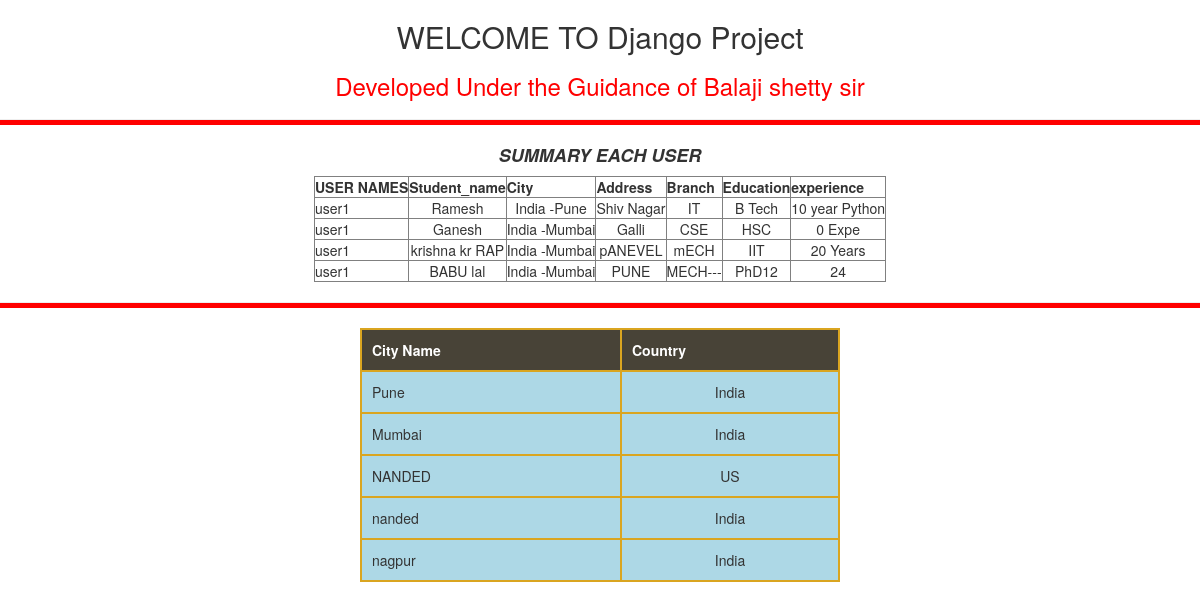
The page /record1/ on the database its author committed.
### student/models.py (models this page shows, shortened)
class Student(models.Model):
    user = models.ForeignKey(User, on_delete=models.CASCADE, null=True,blank=True)
    student_name = models.CharField(max_length=30)
    city = models.ForeignKey(City, on_delete=models.CASCADE)
    address = models.CharField(max_length=50)
    branch = models.CharField(max_length=30)
    education = models.CharField(max_length=30)
    experience = models.CharField(max_length=30)
    class Meta:
        verbose_name = "Students Information"
        verbose_name_plural = "Students Informations"

class City(models.Model):
    user = models.ForeignKey(User, on_delete=models.CASCADE, null=True,blank=True)
    city_name = models.CharField(max_length=300, null=True, blank=True)
    country = models.ForeignKey(Country, on_delete=models.CASCADE)
    def __str__(self):
        return '%s -%s' % (self.country, self.city_name)

class Country(models.Model):
    user = models.ForeignKey(User, on_delete=models.CASCADE, null=True,blank=True)
    country_name = models.CharField(max_length=30)
    def __str__(self):
        return self.country_name

### student/views.py (the view)
# urls.py: re_path(r'^record1/', view_record),
def view_record(request):
    stud_record = Student.objects.all()
    city_record = City.objects.all()
    return render(request,'record.html',{'stud12':stud_record,'city12':city_record})

### templates/record.html (shortened to what this page needs)
<!doctype html>
<html>
    <head>
        <link rel="stylesheet" href="https://maxcdn.bootstrapcdn.com/bootstrap/3.3.7/css/bootstrap.min.css" />
    </head>
    <body>
    	<h2> <center>WELCOME TO Django Project </h2></center>
    	  <h3><center><font color="red">Developed Under the Guidance of Balaji shetty sir </font> </h3></center>
    	  <hr color="green">
    	  <h4> <center> <b><i>SUMMARY EACH USER </i></b></center> </h4>
    	 		<table border=1  color="red" align="center" >
				<tr>
  				<th>USER NAMES</th>
          <th>Student_name</th>
          <th>City</th>
        <th>Address</th>
          <th>Branch</th>
          <th>Education</th>
          <th>experience</th>
 				</tr>
	    		{% for entry in stud12 %}
	    		<tr>
  				<td> {{ entry.user }} </td>
          <td align="center"> {{ entry.student_name }} </td>
          <td align="center"> {{ entry.city }} </td>
          <td align="center"> {{ entry.address }} </td>
          <td align="center"> {{ entry.branch }} </td>
          <td align="center"> {{ entry.education }} </td>
          <td align="center"> {{ entry.experience }} </td>
 				</tr>
				{% endfor %}
				</table>
				<hr>
				<table border=1  color="red" align="center" class="myTable1">
				<tr>
  				<th>City Name</th>
  				<th>Country</th>
 				</tr>
				{% for entry1 in city12 %}
				<tr>
  				<td> {{ entry1.city_name }} </td>
  				<td align="center"> {{ entry1.country }} </td>
 				</tr>
				{% endfor %}
    </body>
</html>

### templates/record.html (style rules this page uses)
.myTable1 { width: 40%; text-align: left; background-color: lightblue; border-collapse: collapse; }
.myTable1 th { background-color: rgb(72, 67, 55); color: white; }
.myTable1 td, .myTable1 th { padding: 10px; border: 2px solid goldenrod; }
hr { color: #f00; background-color: #f00; height: 5px; }

### rows shown on the page
Student: user "user1", student_name "Ramesh", city "India -Pune", address "Shiv Nagar", branch "IT", education "B Tech", experience "10 year Python"
Student: user "user1", student_name "Ganesh", city "India -Mumbai", address "Galli", branch "CSE", education "HSC", experience "0 Expe"
Student: user "user1", student_name "krishna kr RAP", city "India -Mumbai", address "pANEVEL", branch "mECH", education "IIT", experience "20 Years"
Student: user "user1", student_name "BABU lal", city "India -Mumbai", address "PUNE", branch "MECH---", education "PhD12", experience "24"
City: city_name "Pune", country "India"
City: city_name "Mumbai", country "India"
City: city_name "NANDED", country "US"
City: city_name "nanded", country "India"
City: city_name "nagpur", country "India"
